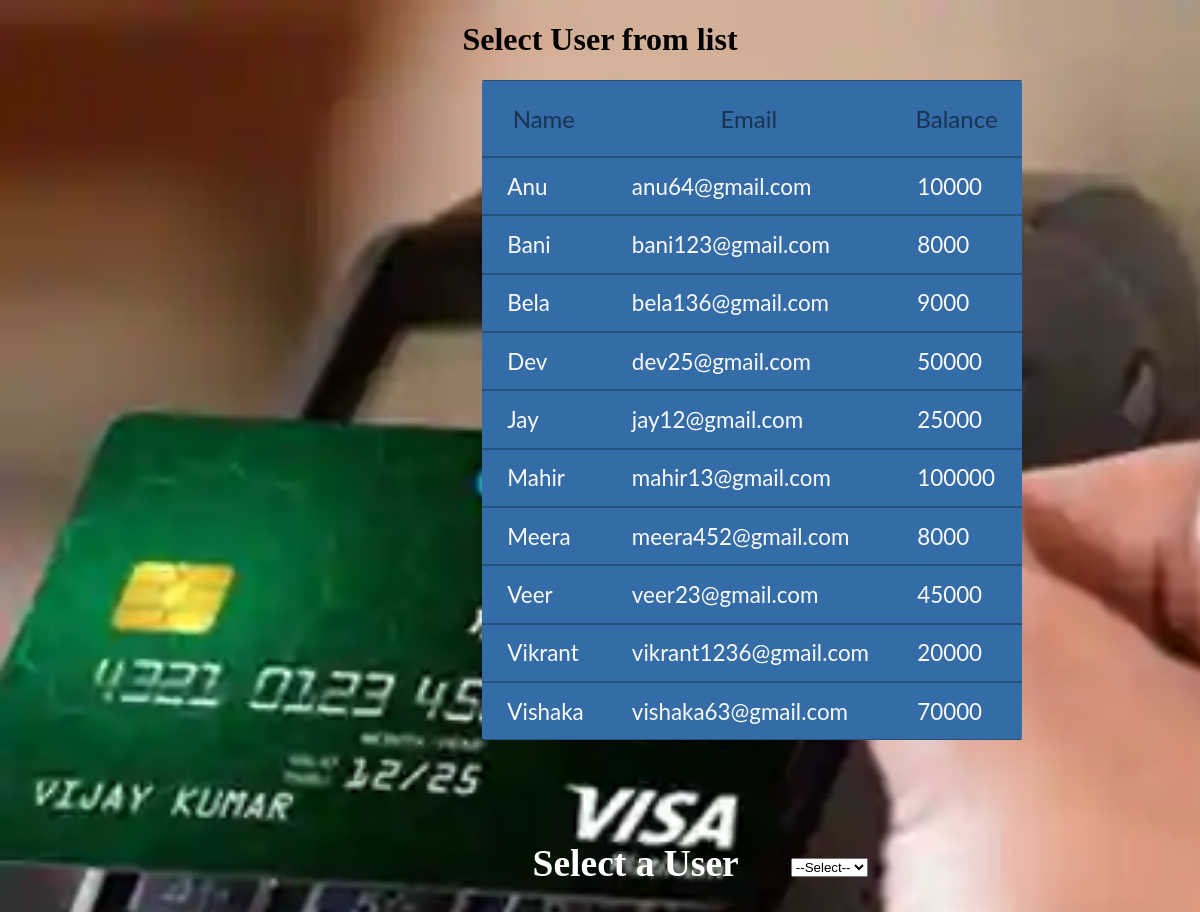
The app's page /selectuser.php with its own data.
### tables this page shows
CREATE TABLE `users` (
  `name` varchar(25) NOT NULL,
  `email` varchar(25) NOT NULL,
  `balance` int(25) NOT NULL
);

### selectuser.php (the view, shortened to what this page needs)
<!DOCTYPE html>
<html lang="en">
<head>
       <link rel="stylesheet" href="style.css">
</head>
<body background="img/card.jpg" style="background-size: cover;">
<form  action="userdetail.php" method="post">
    <center><h1> Select User from list</h1></center>
    <table class="flat-table flat-table-1">
    <?php
$con=mysqli_connect('localhost','root','','bank');
$q="select * from users ";
$result=mysqli_query($con,$q);
?>
	<thead>
		<th>Name</th>
		<th>Email</th>
		<th>Balance</th>
	</thead>
	<tbody>
		<tr>
        <?php
     $row=mysqli_fetch_array($result);
           ?>
 <td><?php echo  $row["name"]; ?></td>
  <td><?php echo  $row["email"]; ?></td>
  <td><?php echo  $row["balance"]; ?></td>
		</tr>
		<tr>
        <?php
     $row=mysqli_fetch_array($result);
           ?>
 <td><?php echo  $row["name"]; ?></td>
  <td><?php echo  $row["email"]; ?></td>
  <td><?php echo  $row["balance"]; ?></td>
        </tr>
        <tr>
        <?php
     $row=mysqli_fetch_array($result);
           ?>
 <td><?php echo  $row["name"]; ?></td>
  <td><?php echo  $row["email"]; ?></td>
  <td><?php echo  $row["balance"]; ?></td>
        </tr>
        <tr>
        <?php
     $row=mysqli_fetch_array($result);
           ?>
 <td><?php echo  $row["name"]; ?></td>
  <td><?php echo  $row["email"]; ?></td>
  <td><?php echo  $row["balance"]; ?></td>
        </tr>
        <tr>
        <?php
     $row=mysqli_fetch_array($result);
           ?>
 <td><?php echo  $row["name"]; ?></td>
  <td><?php echo  $row["email"]; ?></td>
  <td><?php echo  $row["balance"]; ?></td>
        </tr>
        <tr>
        <?php
     $row=mysqli_fetch_array($result);
           ?>
 <td><?php echo  $row["name"]; ?></td>
  <td><?php echo  $row["email"]; ?></td>
  <td><?php echo  $row["balance"]; ?></td>
        </tr>
        <tr>
        <?php
     $row=mysqli_fetch_array($result);
           ?>
 <td><?php echo  $row["name"]; ?></td>
  <td><?php echo  $row["email"]; ?></td>
  <td><?php echo  $row["balance"]; ?></td>
        </tr>
        <tr>
        <?php
     $row=mysqli_fetch_array($result);
           ?>
 <td><?php echo  $row["name"]; ?></td>
  <td><?php echo  $row["email"]; ?></td>
  <td><?php echo  $row["balance"]; ?></td>
        </tr>
        <tr>
        <?php
     $row=mysqli_fetch_array($result);
           ?>
 <td><?php echo  $row["name"]; ?></td>
  <td><?php echo  $row["email"]; ?></td>
  <td><?php echo  $row["balance"]; ?></td>
        </tr>
        <tr>
        <?php
     $row=mysqli_fetch_array($result);
           ?>
 <td><?php echo  $row["name"]; ?></td>
  <td><?php echo  $row["email"]; ?></td>
  <td><?php echo  $row["balance"]; ?></td>
        </tr>
	</tbody>
</table>
    <div class="view">
<table cellspacing=50px style="position: relative; left: 40%;">
  <tr>
      <td> <h2 style="color: white;">Select a User</h2></td>
<td>
  <select name="name" onchange="this.form.submit()">
      <option>--Select--</option>
        </select>
      </td>
    </tr>
        </table>
</div>
    </form>
</body>
</html>

### style.css (style rules this page uses)
.view { margin-top:20px; font-size: 25px; }
.flat-table { margin-bottom: 20px; border-collapse:collapse; font-family: 'Lato', Calibri, Arial, sans-serif; border: none; border-radius: 3px; -webkit-border-radius: 3px; -moz-border-radius: 3px; position: relative; left: 40%; }
.flat-table th, .flat-table td { box-shadow: inset 0 -1px rgba(0,0,0,0.25), inset 0 1px rgba(0,0,0,0.25); }
.flat-table th { font-weight: normal; -webkit-font-smoothing: antialiased; padding: 1em; color: rgba(0,0,0,0.45); text-shadow: 0 0 1px rgba(0,0,0,0.1); font-size: 1.5em; }
.flat-table td { color: #f7f7f7; padding: 0.7em 1em 0.7em 1.15em; text-shadow: 0 0 1px rgba(255,255,255,0.1); font-size: 1.4em; }
.flat-table tr { -webkit-transition: background 0.3s, box-shadow 0.3s; -moz-transition: background 0.3s, box-shadow 0.3s; transition: background 0.3s, box-shadow 0.3s; }
.flat-table-1 { background: #336ca6; }

### records on screen
users: name "Anu", email "anu64@gmail.com", balance "10000"
users: name "Bani", email "bani123@gmail.com", balance "8000"
users: name "Bela", email "bela136@gmail.com", balance "9000"
users: name "Dev", email "dev25@gmail.com", balance "50000"
users: name "Jay", email "jay12@gmail.com", balance "25000"
users: name "Mahir", email "mahir13@gmail.com", balance "100000"
users: name "Meera", email "meera452@gmail.com", balance "8000"
users: name "Veer", email "veer23@gmail.com", balance "45000"
users: name "Vikrant", email "vikrant1236@gmail.com", balance "20000"
users: name "Vishaka", email "vishaka63@gmail.com", balance "70000"
